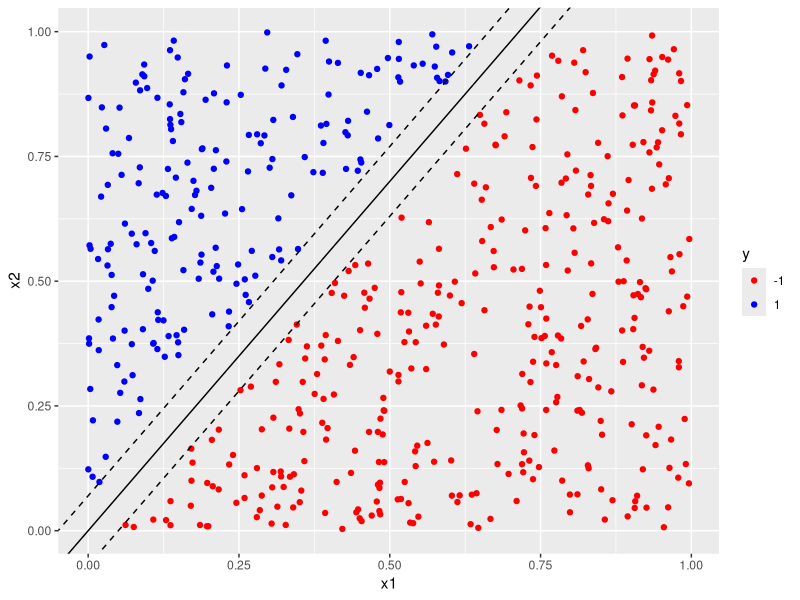
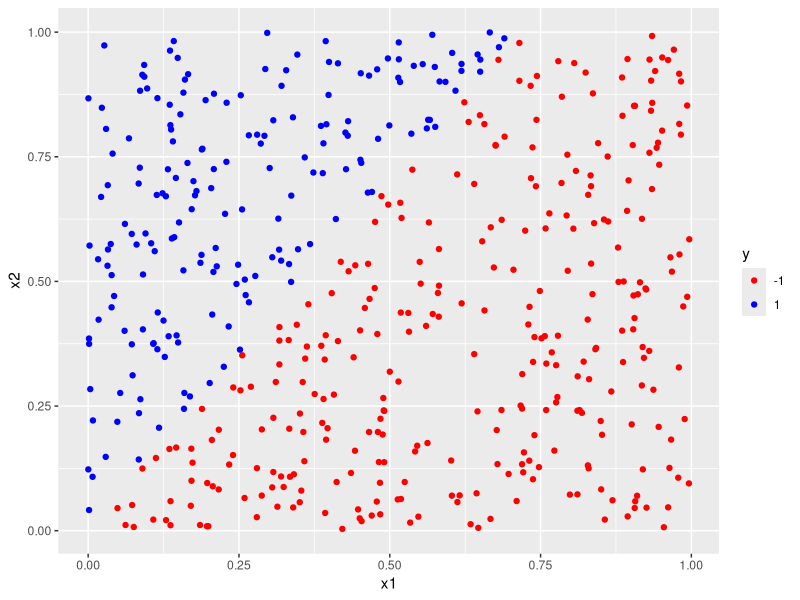
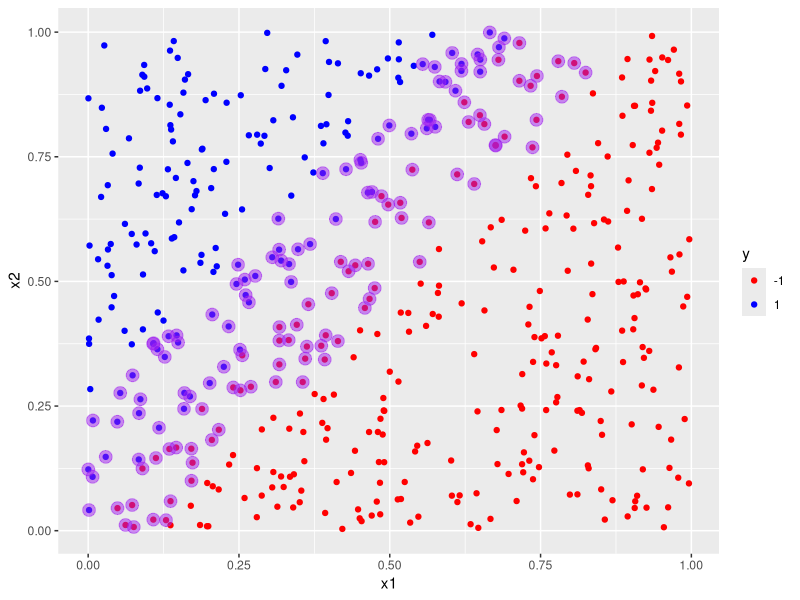
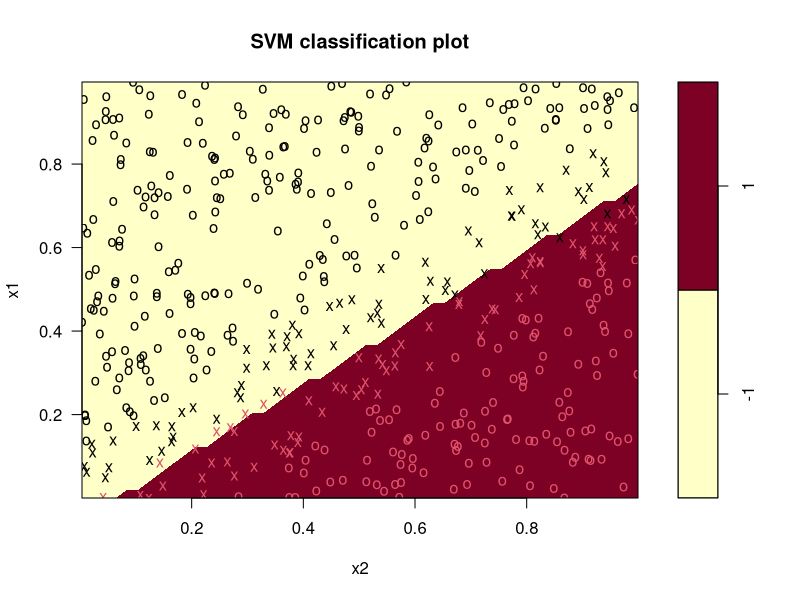
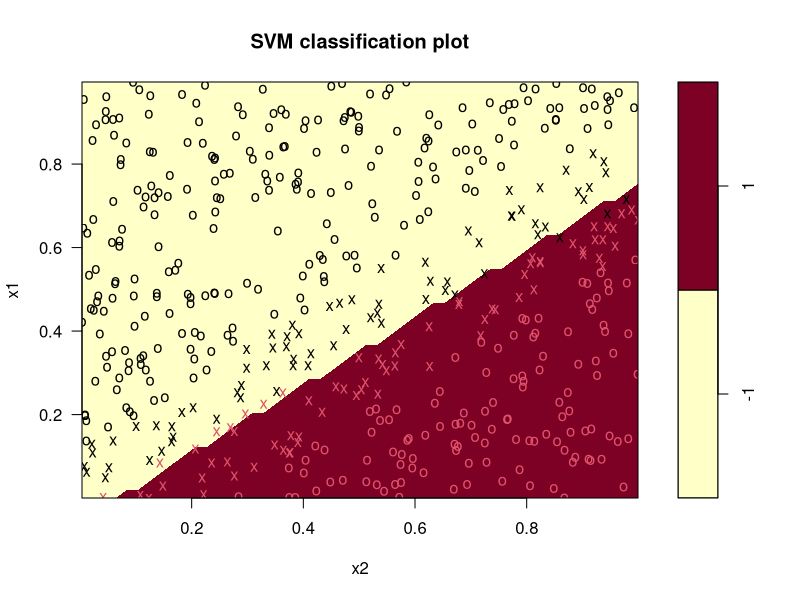
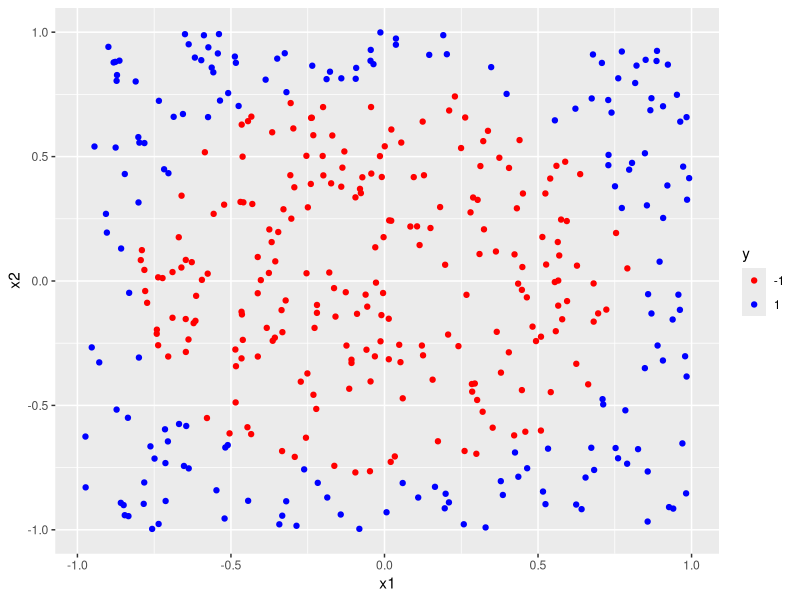
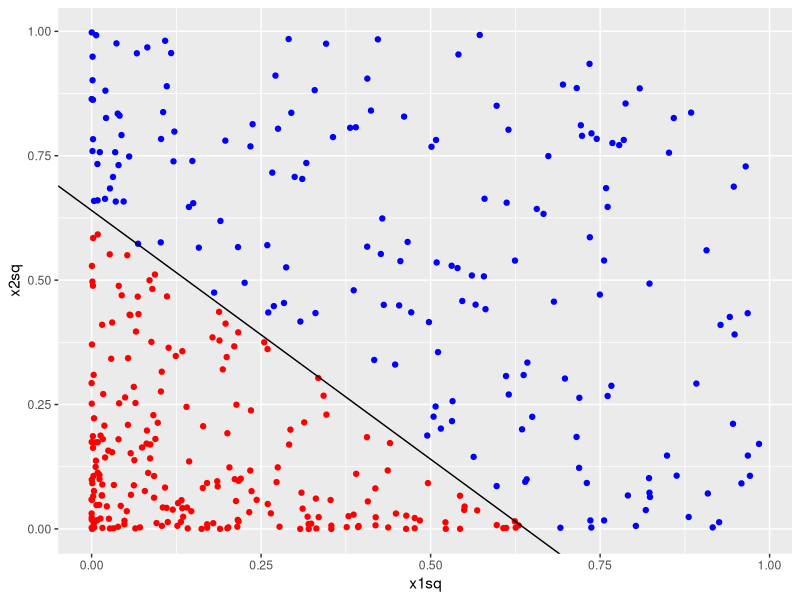
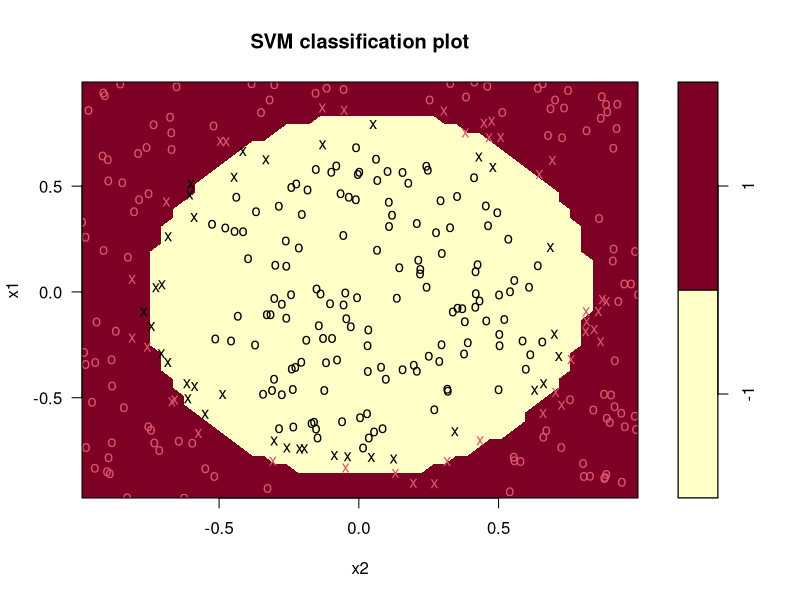

R code for these plots, in order:
## ---- chunk 1
library(tidyverse)
library(e1071)
## ---- chunk 2
#set seed
set.seed(42)

#set number of data points. 
n <- 600

#Generate data frame with two uniformly distributed predictors lying between 0 and 1.
df <- data.frame(x1 = runif(n), 
                 x2 = runif(n))
## ---- chunk 3
#classify data points depending on location
df$y <- factor(ifelse(df$x2 - 1.4*df$x1 < 0, -1, 1), 
    levels = c(-1, 1))


## ---- chunk 4
#set margin
delta <- 0.07

# retain only those points that lie outside the margin
df1 <- df[abs(1.4*df$x1 - df$x2) > delta, ]

#build plot
plot_margins <- ggplot(data = df1, aes(x = x1, y = x2, color = y)) + geom_point() + 
    scale_color_manual(values = c("red", "blue")) + 
    geom_abline(slope = 1.4, intercept = 0)+
    geom_abline(slope = 1.4, intercept = delta, linetype = "dashed") +
    geom_abline(slope = 1.4, intercept = -delta, linetype = "dashed")
 
#display plot 
plot_margins
## ---- chunk 5
#split train and test data in an 80/20 proportion
df[, "train"] <- ifelse(runif(nrow(df))<0.8, 1, 0)

#assign training rows to data frame trainset
trainset <- df[df$train == 1, ]
#assign test rows to data frame testset
testset <- df[df$train == 0, ]

#find index of "train" column
trainColNum <- grep("train", names(df))

#remove "train" column from train and test dataset
trainset <- trainset[, -trainColNum]
testset <- testset[, -trainColNum]


## ---- chunk 6
#build svm model, setting required parameters
svm_model<- svm(y ~ ., 
                data = trainset, 
                type = "C-classification", 
                kernel = "linear", 
                scale = FALSE)
## ---- chunk 7
#list components of model
names(svm_model)

#list values of the SV, index and rho
svm_model$SV
svm_model$index
svm_model$rho

#compute training accuracy
pred_train <- predict(svm_model, trainset)
mean(pred_train == trainset$y)

#compute test accuracy
pred_test <- predict(svm_model, testset)
mean(pred_test == testset$y)
## ---- chunk 8
#build scatter plot of training dataset
scatter_plot <- ggplot(data = trainset, aes(x = x1, y = x2, color = y)) + 
    geom_point() + 
    scale_color_manual(values = c("red", "blue"))
 scatter_plot
#add plot layer marking out the support vectors 
layered_plot <- 
    scatter_plot + geom_point(data = trainset[svm_model$index, ], aes(x = x1, y = x2), color = "purple", size = 4, alpha = 0.5)

#display plot
layered_plot
## ---- chunk 9

w=data.frame(x1=6.55241 , x2=-4.73278)

#calculate slope and intercept of decision boundary from weight vector and svm model
slope_1 <- -w[1]/w[2]
intercept_1 <- svm_model$rho/w[2]

#build scatter plot of training dataset
scatter_plot <- ggplot(data = trainset, aes(x = x1, y = x2, color = y)) + 
    geom_point() + scale_color_manual(values = c("red", "blue"))
#add decision boundary
plot_decision <- scatter_plot + geom_abline(slope = slope_1, intercept = intercept_1) 
#add margin boundaries
plot_margins <- plot_decision + 
 geom_abline(slope = slope_1, intercept = intercept_1 - 1/w[2], linetype = "dashed")+
 geom_abline(slope = slope_1, intercept = intercept_1 + 1/w[2], linetype = "dashed")
#display plot
#plot_margins
## ---- chunk 10
#build svm model
svm_model<- 
    svm(y ~ ., data = trainset, type = "C-classification", 
        kernel = "linear", scale = FALSE)

#plot decision boundaries and support vectors for the training data
plot(x = svm_model, data = trainset)
## ---- chunk 11
#build svm model, cost = 1
svm_model_1 <- svm(y ~ .,
                   data = trainset,
                   type = "C-classification",
                   cost = 1,
                   kernel = "linear",
                   scale = FALSE)

#print model details
svm_model_1


#build svm model, cost = 100
svm_model_100 <- svm(y ~ .,
                   data = trainset,
                   type = "C-classification",
                   cost = 100,
                   kernel = "linear",
                   scale = FALSE)

#print model details
svm_model_100
## ---- chunk 12
#add decision boundary and margins for cost = 1 to training data scatter plot

## ---- chunk 13
svm_model<- 
    svm(y ~ ., data = trainset, type = "C-classification", 
        kernel = "linear", scale = FALSE)

#compute training accuracy
pred_train <- predict(svm_model, trainset)
mean(pred_train == trainset$y)

#compute test accuracy
pred_test <- predict(svm_model, testset)
mean(pred_test == testset$y)

#plot
plot(svm_model, trainset)


## ---- chunk 14
#set number of variables and seed
n <- 400
set.seed(1)

#Generate data frame with two uniformly distributed predictors, x1 and x2
df <- data.frame(x1 = runif(n, min = -1, max = 1), 
                 x2 = runif(n, min = -1, max = 1))

#We want a circular boundary. Set boundary radius 
radius <- 0.8
radius_squared <- radius^2

#create dependent categorical variable, y, with value -1 or 1 depending on whether point lies
#within or outside the circle.
df$y <- factor(ifelse((df$x1)^2 + (df$x2)^2 < radius_squared, -1, 1), levels = c(-1, 1))
## ---- chunk 15
#build scatter plot, distinguish class by color
scatter_plot <- ggplot(data = df, aes(x = x1, y = x2, color = y)) + 
    geom_point() +
    scale_color_manual(values = c("red", "blue"))

#display plot
scatter_plot
## ---- chunk 16
#split train and test data in an 80/20 proportion
df[, "train"] <- ifelse(runif(nrow(df))<0.8, 1, 0)

#assign training rows to data frame trainset
trainset <- df[df$train == 1, ]
testset<- df[df$train == 0, ]
## ---- chunk 17
#default cost mode;
svm_model_1 <- svm(y ~ ., data = trainset, type = "C-classification", cost = 1, kernel = "linear")

#training accuracy
pred_train <- predict(svm_model_1, trainset)
mean(pred_train == trainset$y)

#test accuracy
pred_test <- predict(svm_model_1, testset)
mean(pred_test == testset$y)
## ---- chunk 18
# Print average accuracy and standard deviation
accuracy <- rep(NA, 100)
set.seed(2)

# Calculate accuracies for 100 training/test partitions
for (i in 1:100){
    df[, "train"] <- ifelse(runif(nrow(df)) < 0.8, 1, 0)
    trainset <- df[df$train == 1, ]
    testset <- df[df$train == 0, ]
    trainColNum <- grep("train", names(trainset))
    trainset <- trainset[, -trainColNum]
    testset <- testset[, -trainColNum]
    svm_model <- svm(y ~ ., data = trainset, type = "C-classification", kernel = "linear")
    pred_test <- predict(svm_model, testset)
    accuracy[i] <- mean(pred_test == testset$y)
}

# Print average accuracy and standard deviation
mean(accuracy)
sd(accuracy)
## ---- chunk 19
#transform data
df1 <- data.frame(x1sq = df$x1^2, x2sq = df$x2^2, y = df$y)

#plot data points in the transformed space
plot_transformed <- ggplot(data = df1, aes(x = x1sq, y = x2sq, color = y)) + 
    geom_point()+ guides(color = FALSE) + 
    scale_color_manual(values = c("red", "blue"))

#add decision boundary and visualize
plot_decision <- plot_transformed + geom_abline(slope = -1, intercept = 0.64)
plot_decision
## ---- chunk 20
svm_model<- 
    svm(y ~ ., data = trainset, type = "C-classification", 
        kernel = "polynomial", degree = 2)

#measure training and test accuracy
pred_train <- predict(svm_model, trainset)
mean(pred_train == trainset$y)
pred_test <- predict(svm_model, testset)
mean(pred_test == testset$y)

#plot
plot(svm_model, trainset)
## ---- chunk 21
#tune model
tune_out <- 
    tune.svm(x = trainset[, -3], y = trainset[, 3], 
             type = "C-classification", 
             kernel = "polynomial", degree = 2, cost = 10^(-1:2), 
             gamma = c(0.1, 1, 10), coef0 = c(0.1, 1, 10))

#list optimal values
tune_out$best.parameters$cost
tune_out$best.parameters$gamma
tune_out$best.parameters$coef0
## ---- chunk 22
#Build tuned model
svm_model <- svm(y~ ., data = trainset, type = "C-classification", 
                 kernel = "polynomial", degree = 2, 
                 cost = tune_out$best.parameters$cost, 
                 gamma = tune_out$best.parameters$gamma, 
                 coef0 = tune_out$best.parameters$coef0)

#Calculate training and test accuracies
pred_train <- predict(svm_model, trainset)
mean(pred_train == trainset$y)
pred_test <- predict(svm_model, testset)
mean(pred_test == testset$y)

#plot model
plot(svm_model, trainset)
## ---- chunk 23
#number of data points
#number of data points
n <- 1000

#set seed
set.seed(1)

#create dataframe
df <- data.frame(x1 = rnorm(n, mean = -0.5, sd = 1), 
                 x2 = runif(n, min = -1, max = 1))
## ---- chunk 24
#set radius and centers
radius <- 0.8
center_1 <- c(-0.8, 0)
center_2 <- c(0.8, 0)
radius_squared <- radius^2

#create binary classification variable
df$y <- factor(ifelse((df$x1-center_1[1])^2 + (df$x2-center_1[2])^2 < radius_squared|
                      (df$x1-center_2[1])^2 + (df$x2-center_2[2])^2 < radius_squared, -1, 1),
                      levels = c(-1, 1))
## ---- chunk 25
# Plot x2 vs. x1, colored by y
scatter_plot<- ggplot(data = df, aes(x = x1, y = x2, color = y)) + 
    # Add a point layer
    geom_point() + 
    scale_color_manual(values = c("red", "blue")) +
    # Specify equal coordinates
    coord_equal()
 
scatter_plot 
## ---- chunk 26
v<-rnorm(500)
#v
mean(v)

rep(c(-1, 1),c(5,3))

## ---- chunk 27
set.seed(10111)
x = matrix(rnorm(40), 20, 2)
y = rep(c(-1, 1), c(10, 10))
x[y == 1,] = x[y == 1,] + 1
plot(x, col = y + 3, pch = 19)
## ---- chunk 28
library(e1071)
## ---- chunk 29
dat = data.frame(x, y = as.factor(y))

dat

svmfit = svm(y ~ ., data = dat, kernel = "linear", cost = 10, scale = FALSE)
print(svmfit)
## ---- chunk 30
plot(svmfit, dat)
## ---- chunk 31
library(tidyverse)
library(caret)
library(kernlab)
## ---- chunk 32
# Load the data
data("PimaIndiansDiabetes2", package = "mlbench")
pima.data <- na.omit(PimaIndiansDiabetes2)

# Split the data into training and test set
set.seed(123)

training.samples <- pima.data$diabetes %>%
  createDataPartition(p = 0.8, list = FALSE)

train.data  <- pima.data[training.samples, ]
test.data <- pima.data[-training.samples, ]
## ---- chunk 33
# Fit the model on the training set
set.seed(123)
model <- train(
  diabetes ~., data = train.data, method = "svmLinear",
  trControl = trainControl("cv", number = 10),
  preProcess = c("center","scale")
  )
# Make predictions on the test data
predicted.classes <- model %>% predict(test.data)
head(predicted.classes)
## ---- chunk 34
# Compute model accuracy rate
mean(predicted.classes == test.data$diabetes)
## ---- chunk 35
# Fit the model on the training set
set.seed(123)
model <- train(
  diabetes ~., data = train.data, method = "svmLinear",
  trControl = trainControl("cv", number = 10),
  tuneGrid = expand.grid(C = seq(0, 2, length = 20)),
  preProcess = c("center","scale")
  )
# Plot model accuracy vs different values of Cost
plot(model)
## ---- chunk 36
# Print the best tuning parameter C that
# maximizes model accuracy
model$bestTune
